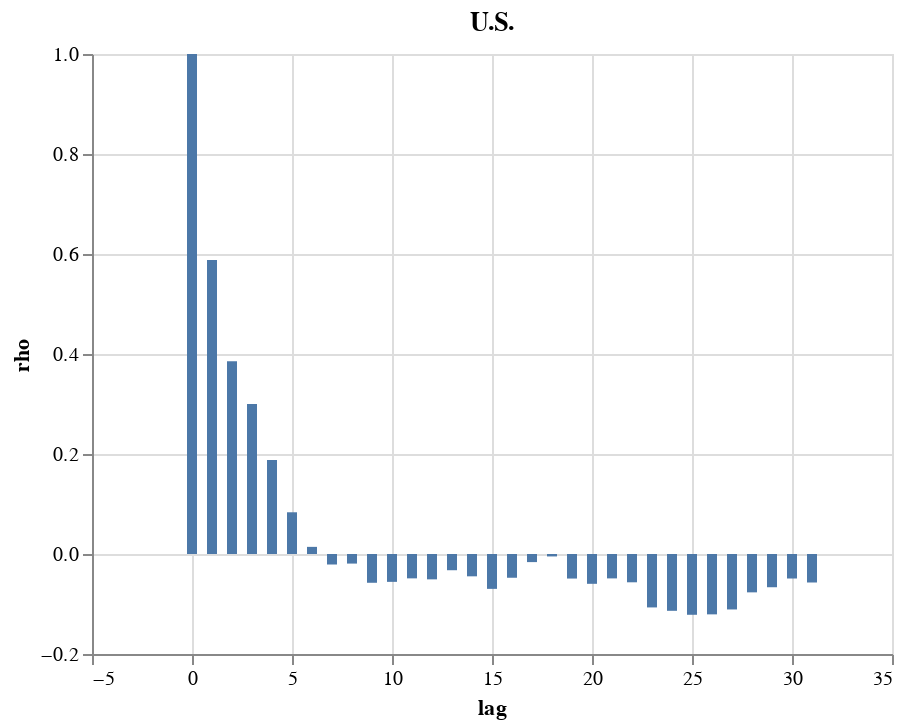

Notebook cell for this chart:
### Code cell
region = "U.S."
auto_correlation = (
    df_long.query(f"region == '{region}'")
    .query("price_change == price_change")["price_change"]
    .pipe(acf)
)
acf_plot = (
    pd.DataFrame({"rho": auto_correlation, "lag": np.arange(auto_correlation.shape[0])})
    .pipe(alt.Chart, title=region)
    .encode(x="lag", y="rho")
    .mark_bar()
)
lineapy.save(acf_plot, "acf_plot2")
acf_plot

### Figure 1 — Vega-Lite specification as saved in the notebook (floating-point values rounded to 4 significant figures)
{"config": {"view": {"continuousWidth": 400, "continuousHeight": 300}}, "data": {"name": "data-e5938073f90141de80493735029b3688"}, "mark": "bar", "encoding": {"x": {"field": "lag", "type": "quantitative"}, "y": {"field": "rho", "type": "quantitative"}}, "title": "U.S.", "$schema": "https://vega.github.io/schema/vega-lite/v4.17.0.json", "datasets": {"data-e5938073f90141de80493735029b3688": [{"rho": 1.0, "lag": 0}, {"rho": 0.5878, "lag": 1}, {"rho": 0.3857, "lag": 2}, {"rho": 0.2999, "lag": 3}, {"rho": 0.1881, "lag": 4}, {"rho": 0.08345, "lag": 5}, {"rho": 0.01427, "lag": 6}, {"rho": -0.02102, "lag": 7}, {"rho": -0.01917, "lag": 8}, {"rho": -0.05755, "lag": 9}, {"rho": -0.05573, "lag": 10}, {"rho": -0.04872, "lag": 11}, {"rho": -0.05072, "lag": 12}, {"rho": -0.03246, "lag": 13}, {"rho": -0.04465, "lag": 14}, {"rho": -0.06973, "lag": 15}, {"rho": -0.04751, "lag": 16}, {"rho": -0.01621, "lag": 17}, {"rho": -0.004872, "lag": 18}, {"rho": -0.04911, "lag": 19}, {"rho": -0.05964, "lag": 20}, {"rho": -0.04881, "lag": 21}, {"rho": -0.05659, "lag": 22}, {"rho": -0.1069, "lag": 23}, {"rho": -0.1136, "lag": 24}, {"rho": -0.1216, "lag": 25}, {"rho": -0.1207, "lag": 26}, {"rho": -0.1109, "lag": 27}, {"rho": -0.07671, "lag": 28}, {"rho": -0.06648, "lag": 29}, {"rho": -0.04902, "lag": 30}, {"rho": -0.05699, "lag": 31}]}}
